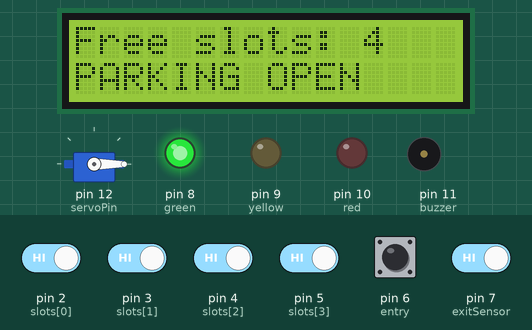
The sketch below on a simulated Arduino Uno, built with avr-gcc and run on an emulated ATmega328P. Shown: servo, 16×2 character LCD, output pins drawn as LEDs (lit = HIGH), buzzer (waves = sounding, pin HIGH). The test bench sets the inputs (shaded band); at power-on: pin 2 (slots[0]), pin 3 (slots[1]), pin 4 (slots[2]), pin 5 (slots[3]), pin 6 (entry), pin 7 (exitSensor) HIGH.

Above: at 1.2 s.
1.3 s: pin 6 (entry) pulled LOW for 0.15 s
At 2.8 s:
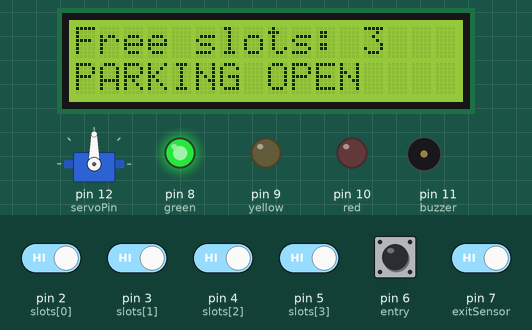
4.4 s: pin 2 (slots[0]) driven LOW and pin 3 (slots[1]) driven LOW and pin 4 (slots[2]) driven LOW and pin 5 (slots[3]) driven LOW and pin 6 (entry) driven LOW
At 5.0 s:
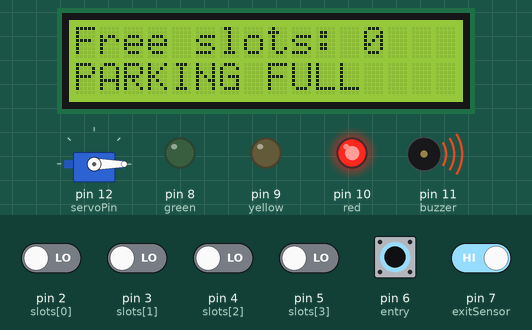
5.9 s: pin 2 (slots[0]) driven HIGH
At 6.3 s:
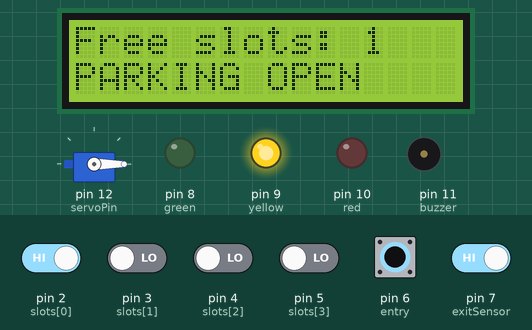
7.4 s: pin 3 (slots[1]) driven HIGH
At 7.7 s:
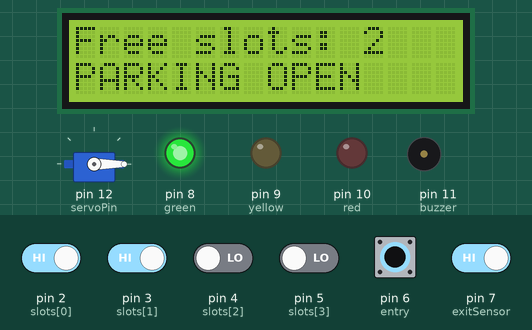
8.9 s: pin 3 (slots[1]) driven LOW
At 10.1 s:
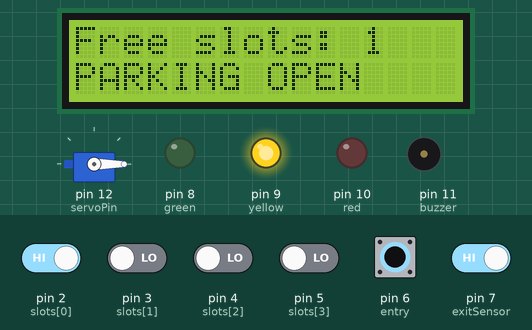
10.4 s: pin 2 (slots[0]) driven LOW
At 11.5 s:
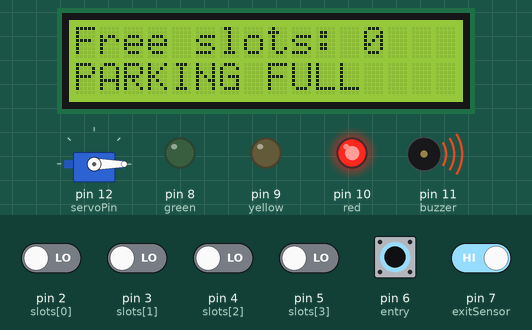
Timing chart, 0 to 12.9 s (numbered marks = the images above; inputs shaded):
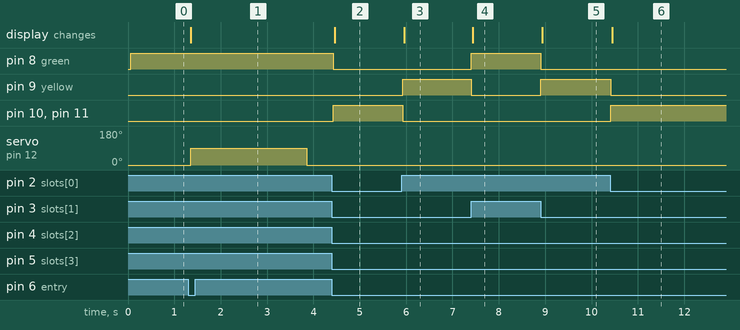

Measured:
- after the input at 1.3 s, servo on pin 12 (servoPin): 0° → 90° after 0.06 s, → 0° 2.5 s later; the display: changes after 0.06 s (image 1)
- after the input at 4.4 s, pin 8 (green): HIGH → LOW at once; pin 10 (red), pin 11 (buzzer): LOW → HIGH at once; the display: changes after 0.06 s (image 2)
- after the input at 5.9 s, pin 9 (yellow): LOW → HIGH at once; pin 10 (red), pin 11 (buzzer): HIGH → LOW at once; the display: changes after 0.06 s (image 3)
- after the input at 7.4 s, pin 8 (green): LOW → HIGH at once; pin 9 (yellow): HIGH → LOW at once; the display: changes at once (image 4)
- after the input at 8.9 s, pin 8 (green): HIGH → LOW at once; pin 9 (yellow): LOW → HIGH at once; the display: changes at once (image 5)
- after the input at 10.4 s, pin 9 (yellow): HIGH → LOW at once; pin 10 (red), pin 11 (buzzer): LOW → HIGH at once; the display: changes at once (image 6)

The sketch:

Automatic_Parking_System.ino
```cpp
// EEECi 2026 | TechForge - Automatic Parking Management System
// AI-assisted reference implementation; not verified on the team's prototype.
// Assumptions: active-LOW IR modules, active-HIGH LEDs and active buzzer,
// 16x2 I2C LCD at 0x27. Verify wiring and servo angles before use.
#include <Wire.h>
#include <LiquidCrystal_I2C.h>
#include <Servo.h>
LiquidCrystal_I2C lcd(0x27, 16, 2);
Servo gate;
const byte slots[] = {2, 3, 4, 5};
const byte entry = 6, exitSensor = 7;
const byte green = 8, yellow = 9, red = 10, buzzer = 11, servoPin = 12;
const int CLOSED = 0, OPEN = 90;
const unsigned long gateTime = 2500;
bool previousEntry = false, previousExit = false;
bool gateOpen = false, reserved = false, denied = false;
byte occupiedAtEntry = 0;
unsigned long openedAt = 0, reservedAt = 0;
int lastFree = -1;
void setup() {
  for (byte i=0; i<4; i++) pinMode(slots[i], INPUT_PULLUP);
  pinMode(entry, INPUT_PULLUP);
  pinMode(exitSensor, INPUT_PULLUP);
  pinMode(green, OUTPUT); pinMode(yellow, OUTPUT);
  pinMode(red, OUTPUT); pinMode(buzzer, OUTPUT);
  gate.attach(servoPin); gate.write(CLOSED);
  lcd.init(); lcd.backlight();
}
void loop() {
  unsigned long now = millis();
  byte occupied = 0;
  for (byte i=0; i<4; i++) if (digitalRead(slots[i]) == LOW) occupied++;
  bool entering = digitalRead(entry) == LOW;
  bool exiting = digitalRead(exitSensor) == LOW;
  // Reserve a space while an admitted car travels to its parking slot.
  if (reserved && (occupied > occupiedAtEntry || now-reservedAt >= 15000UL)) reserved = false;
  int freeSlots = 4 - occupied - (reserved ? 1 : 0);
  if (freeSlots < 0) freeSlots = 0;
  if (entering && !previousEntry) {
    denied = freeSlots == 0;
    if (!denied && !reserved && !gateOpen) {
      reserved = true; occupiedAtEntry = occupied; reservedAt = now;
      gate.write(OPEN); gateOpen = true; openedAt = now;
    }
  }
  // Exit detection requests a display refresh; slot sensors determine occupancy.
  if (exiting && !previousExit) lastFree = -1;
  if (gateOpen && !entering && now-openedAt >= gateTime) {
    gate.write(CLOSED); gateOpen = false;
  }
  if (!entering) denied = false;
  freeSlots = 4 - occupied - (reserved ? 1 : 0);
  if (freeSlots < 0) freeSlots = 0;
  digitalWrite(green, freeSlots >= 2);
  digitalWrite(yellow, freeSlots == 1);
  digitalWrite(red, freeSlots == 0);
  digitalWrite(buzzer, denied && entering && freeSlots == 0);
  if (freeSlots != lastFree) {
    lcd.setCursor(0,0); lcd.print("Free slots: "); lcd.print(freeSlots); lcd.print("   ");
    lcd.setCursor(0,1); lcd.print(freeSlots == 0 ? "PARKING FULL    " : "PARKING OPEN    ");
    lastFree = freeSlots;
  }
  previousEntry = entering; previousExit = exiting;
  delay(30);
}
```
